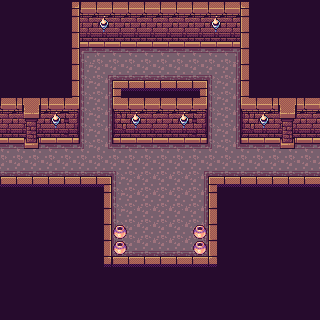

This is a level from a 2D game, rendered from its Tiled map with the project's own tilesets. A one-line summary and the complete map file follow:
An orthogonal 20x20 tile map with 16x16 px tiles, 5 tile layers (Floor, Wall, Columns, Props, ...), 2 tilesets.

<map version="1.10" tiledversion="1.10.2" orientation="orthogonal" renderorder="right-down" width="20" height="20" tilewidth="16" tileheight="16" infinite="0" nextlayerid="27" nextobjectid="1">
 <tileset firstgid="1" source="../ts_dungeon.tsx" />
 <tileset firstgid="1665" source="../spr_torch.tsx" />
 <layer id="1" name="Floor" width="20" height="20">
  <data encoding="csv">
79,79,79,79,79,79,79,79,79,79,79,79,79,79,79,79,79,79,79,79,
79,79,79,79,79,79,79,79,79,79,79,79,79,79,79,79,79,79,79,79,
79,79,79,79,79,79,79,79,79,79,79,79,79,79,79,79,79,79,79,79,
79,79,79,79,79,16,17,17,17,17,17,17,17,17,18,79,79,79,79,79,
79,79,79,79,79,48,14,81,81,81,81,81,81,15,50,79,79,79,79,79,
79,79,79,79,79,48,50,79,79,79,79,79,79,48,50,79,79,79,79,79,
79,79,79,79,79,48,50,79,79,79,79,79,79,48,50,79,79,79,79,79,
79,79,79,79,79,48,50,79,79,79,79,79,79,48,50,79,79,79,79,79,
79,79,79,79,79,48,50,79,79,79,79,79,79,48,50,79,79,79,79,79,
17,17,17,17,17,47,46,17,17,17,17,17,17,47,46,17,17,17,17,17,
81,81,81,81,81,81,81,15,49,49,49,49,14,81,81,81,81,81,81,81,
79,79,79,79,79,79,79,48,49,49,49,49,50,79,79,79,79,79,79,79,
79,79,79,79,79,79,79,48,49,49,49,49,50,79,79,79,79,79,79,79,
79,79,79,79,79,79,79,48,49,49,49,49,50,79,79,79,79,79,79,79,
79,79,79,79,79,79,79,48,49,49,49,49,50,79,79,79,79,79,79,79,
79,79,79,79,79,79,79,80,81,81,81,81,82,79,79,79,79,79,79,79,
79,79,79,79,79,79,79,79,79,79,79,79,79,79,79,79,79,79,79,79,
79,79,79,79,79,79,79,79,79,79,79,79,79,79,79,79,79,79,79,79,
79,79,79,79,79,79,79,79,79,79,79,79,79,79,79,79,79,79,79,79,
79,79,79,79,79,79,79,79,79,79,79,79,79,79,79,79,79,79,79,79
</data>
 </layer>
 <layer id="23" name="Wall" width="20" height="20">
  <data encoding="csv">
34,34,34,34,4,66,66,66,66,66,66,66,66,66,66,5,34,34,34,34,
34,34,34,34,35,98,98,98,98,98,98,98,98,98,98,33,34,34,34,34,
34,34,34,34,35,130,130,130,130,130,130,130,130,130,130,33,34,34,34,34,
34,34,34,34,35,0,0,0,0,0,0,0,0,0,0,33,34,34,34,34,
34,34,34,34,35,0,0,0,0,0,0,0,0,0,0,33,34,34,34,34,
34,34,34,34,35,0,0,1,2,2,2,2,3,0,0,33,34,34,34,34,
66,66,66,66,67,0,0,65,66,66,66,66,67,0,0,65,66,66,66,66,
98,98,98,98,99,0,0,97,98,98,98,98,99,0,0,97,98,98,98,98,
130,130,130,130,131,0,0,129,130,130,130,130,131,0,0,129,130,130,130,130,
0,0,0,0,0,0,0,0,0,0,0,0,0,0,0,0,0,0,0,0,
0,0,0,0,0,0,0,0,0,0,0,0,0,0,0,0,0,0,0,0,
2,2,2,2,2,2,3,0,0,0,0,0,0,1,2,2,2,2,2,2,
34,34,34,34,34,34,35,0,0,0,0,0,0,33,34,34,34,34,34,34,
34,34,34,34,34,34,35,0,0,0,0,0,0,33,34,34,34,34,34,34,
34,34,34,34,34,34,35,0,0,0,0,0,0,33,34,34,34,34,34,34,
34,34,34,34,34,34,35,0,0,0,0,0,0,33,34,34,34,34,34,34,
34,34,34,34,34,34,36,2,2,2,2,2,2,37,34,34,34,34,34,34,
34,34,34,34,34,34,34,34,34,34,34,34,34,34,34,34,34,34,34,34,
34,34,34,34,34,34,34,34,34,34,34,34,34,34,34,34,34,34,34,34,
34,34,34,34,34,34,34,34,34,34,34,34,34,34,34,34,34,34,34,34
</data>
 </layer>
 <layer id="25" name="Columns" width="20" height="20">
  <data encoding="csv">
0,0,0,0,0,0,0,0,0,0,0,0,0,0,0,0,0,0,0,0,
0,0,0,0,0,0,0,0,0,0,0,0,0,0,0,0,0,0,0,0,
0,0,0,0,0,0,0,0,0,0,0,0,0,0,0,0,0,0,0,0,
0,0,0,0,0,0,0,0,0,0,0,0,0,0,0,0,0,0,0,0,
0,0,0,0,0,0,0,0,0,0,0,0,0,0,0,0,0,0,0,0,
0,0,0,0,0,0,0,0,0,0,0,0,0,0,0,0,0,0,0,0,
0,225,226,0,0,0,0,0,0,0,0,0,0,0,0,0,0,225,226,0,
0,257,258,0,0,0,0,0,0,0,0,0,0,0,0,0,0,257,258,0,
0,289,290,0,0,0,0,0,0,0,0,0,0,0,0,0,0,289,290,0,
0,321,322,0,0,0,0,0,0,0,0,0,0,0,0,0,0,321,322,0,
0,0,0,0,0,0,0,0,0,0,0,0,0,0,0,0,0,0,0,0,
0,0,0,0,0,0,0,0,0,0,0,0,0,0,0,0,0,0,0,0,
0,0,0,0,0,0,0,0,0,0,0,0,0,0,0,0,0,0,0,0,
0,0,0,0,0,0,0,0,0,0,0,0,0,0,0,0,0,0,0,0,
0,0,0,0,0,0,0,0,0,0,0,0,0,0,0,0,0,0,0,0,
0,0,0,0,0,0,0,0,0,0,0,0,0,0,0,0,0,0,0,0,
0,0,0,0,0,0,0,0,0,0,0,0,0,0,0,0,0,0,0,0,
0,0,0,0,0,0,0,0,0,0,0,0,0,0,0,0,0,0,0,0,
0,0,0,0,0,0,0,0,0,0,0,0,0,0,0,0,0,0,0,0,
0,0,0,0,0,0,0,0,0,0,0,0,0,0,0,0,0,0,0,0
</data>
 </layer>
 <layer id="26" name="Props" width="20" height="20">
  <data encoding="csv">
0,0,0,0,0,0,0,0,0,0,0,0,0,0,0,0,0,0,0,0,
0,0,0,0,0,0,0,0,0,0,0,0,0,0,0,0,0,0,0,0,
0,0,0,0,0,0,0,0,0,0,0,0,0,0,0,0,0,0,0,0,
0,0,0,0,0,0,0,0,0,0,0,0,0,0,0,0,0,0,0,0,
0,0,0,0,0,0,0,0,0,0,0,0,0,0,0,0,0,0,0,0,
0,0,0,0,0,0,0,0,0,0,0,0,0,0,0,0,0,0,0,0,
0,0,0,0,0,0,0,0,0,0,0,0,0,0,0,0,0,0,0,0,
0,0,0,0,0,0,0,0,0,0,0,0,0,0,0,0,0,0,0,0,
0,0,0,0,0,0,0,0,0,0,0,0,0,0,0,0,0,0,0,0,
0,0,0,0,0,0,0,0,0,0,0,0,0,0,0,0,0,0,0,0,
0,0,0,0,0,0,0,0,0,0,0,0,0,0,0,0,0,0,0,0,
0,0,0,0,0,0,0,0,0,0,0,0,0,0,0,0,0,0,0,0,
0,0,0,0,0,0,0,0,0,0,0,0,0,0,0,0,0,0,0,0,
0,0,0,0,0,0,0,0,0,0,0,0,0,0,0,0,0,0,0,0,
0,0,0,0,0,0,0,1235,0,0,0,0,1235,0,0,0,0,0,0,0,
0,0,0,0,0,0,0,1235,0,0,0,0,1235,0,0,0,0,0,0,0,
0,0,0,0,0,0,0,0,0,0,0,0,0,0,0,0,0,0,0,0,
0,0,0,0,0,0,0,0,0,0,0,0,0,0,0,0,0,0,0,0,
0,0,0,0,0,0,0,0,0,0,0,0,0,0,0,0,0,0,0,0,
0,0,0,0,0,0,0,0,0,0,0,0,0,0,0,0,0,0,0,0
</data>
 </layer>
 <layer id="24" name="Torches" width="20" height="20">
  <data encoding="csv">
0,0,0,0,0,0,0,0,0,0,0,0,0,0,0,0,0,0,0,0,
0,0,0,0,0,0,1665,0,0,0,0,0,0,1665,0,0,0,0,0,0,
0,0,0,0,0,0,0,0,0,0,0,0,0,0,0,0,0,0,0,0,
0,0,0,0,0,0,0,0,0,0,0,0,0,0,0,0,0,0,0,0,
0,0,0,0,0,0,0,0,0,0,0,0,0,0,0,0,0,0,0,0,
0,0,0,0,0,0,0,0,0,0,0,0,0,0,0,0,0,0,0,0,
0,0,0,0,0,0,0,0,0,0,0,0,0,0,0,0,0,0,0,0,
0,0,0,1665,0,0,0,0,1665,0,0,1665,0,0,0,0,1665,0,0,0,
0,0,0,0,0,0,0,0,0,0,0,0,0,0,0,0,0,0,0,0,
0,0,0,0,0,0,0,0,0,0,0,0,0,0,0,0,0,0,0,0,
0,0,0,0,0,0,0,0,0,0,0,0,0,0,0,0,0,0,0,0,
0,0,0,0,0,0,0,0,0,0,0,0,0,0,0,0,0,0,0,0,
0,0,0,0,0,0,0,0,0,0,0,0,0,0,0,0,0,0,0,0,
0,0,0,0,0,0,0,0,0,0,0,0,0,0,0,0,0,0,0,0,
0,0,0,0,0,0,0,0,0,0,0,0,0,0,0,0,0,0,0,0,
0,0,0,0,0,0,0,0,0,0,0,0,0,0,0,0,0,0,0,0,
0,0,0,0,0,0,0,0,0,0,0,0,0,0,0,0,0,0,0,0,
0,0,0,0,0,0,0,0,0,0,0,0,0,0,0,0,0,0,0,0,
0,0,0,0,0,0,0,0,0,0,0,0,0,0,0,0,0,0,0,0,
0,0,0,0,0,0,0,0,0,0,0,0,0,0,0,0,0,0,0,0
</data>
 </layer>
</map>
